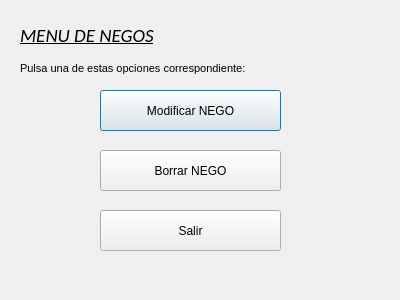
<?xml version="1.0" encoding="UTF-8"?>
<ui version="4.0">
 <class>Negos</class>
 <widget class="QDialog" name="Negos">
  <property name="geometry">
   <rect>
    <x>0</x>
    <y>0</y>
    <width>400</width>
    <height>300</height>
   </rect>
  </property>
  <property name="windowTitle">
   <string>Dialog</string>
  </property>
  <widget class="QPushButton" name="pushButton_2">
   <property name="geometry">
    <rect>
     <x>100</x>
     <y>90</y>
     <width>181</width>
     <height>41</height>
    </rect>
   </property>
   <property name="font">
    <font>
     <pointsize>9</pointsize>
    </font>
   </property>
   <property name="text">
    <string>Modificar NEGO</string>
   </property>
  </widget>
  <widget class="QLabel" name="label_2">
   <property name="geometry">
    <rect>
     <x>20</x>
     <y>60</y>
     <width>361</width>
     <height>16</height>
    </rect>
   </property>
   <property name="font">
    <font>
     <pointsize>8</pointsize>
    </font>
   </property>
   <property name="text">
    <string>Pulsa una de estas opciones correspondiente:</string>
   </property>
  </widget>
  <widget class="QLabel" name="label">
   <property name="geometry">
    <rect>
     <x>20</x>
     <y>20</y>
     <width>161</width>
     <height>31</height>
    </rect>
   </property>
   <property name="font">
    <font>
     <family>Calibri</family>
     <pointsize>14</pointsize>
     <italic>true</italic>
     <underline>true</underline>
    </font>
   </property>
   <property name="text">
    <string>MENU DE NEGOS</string>
   </property>
  </widget>
  <widget class="QPushButton" name="BU_Salir">
   <property name="geometry">
    <rect>
     <x>100</x>
     <y>210</y>
     <width>181</width>
     <height>41</height>
    </rect>
   </property>
   <property name="text">
    <string>Salir</string>
   </property>
  </widget>
  <widget class="QPushButton" name="pushButton_3">
   <property name="geometry">
    <rect>
     <x>100</x>
     <y>150</y>
     <width>181</width>
     <height>41</height>
    </rect>
   </property>
   <property name="font">
    <font>
     <pointsize>9</pointsize>
    </font>
   </property>
   <property name="text">
    <string>Borrar NEGO</string>
   </property>
  </widget>
 </widget>
 <resources/>
 <connections/>
 <slots>
  <slot>on_pushButton_clicked()</slot>
 </slots>
</ui>
